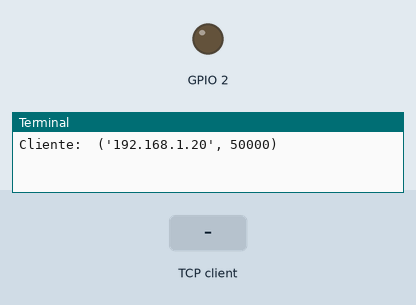
Simulated run of this program. Board: Raspberry Pi (BCM pin numbers). On the bench: output pins drawn as LEDs (lit = HIGH), the last lines printed to the terminal. Dashed ring = blinking. The inputs (shaded band) are chosen by the test bench. One TCP client connects 1 s after the port opens and stays connected.

Above: at 1.2 s.
1.3 s: the TCP client sends "d"
At 1.42 s:
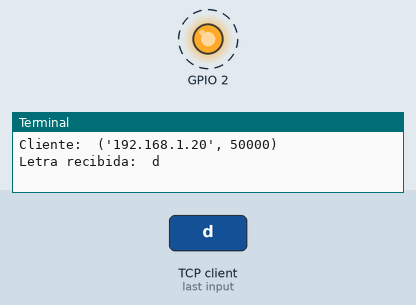
4.3 s: the TCP client sends "a"
7.3 s: the TCP client sends "b"
At 7.9 s:
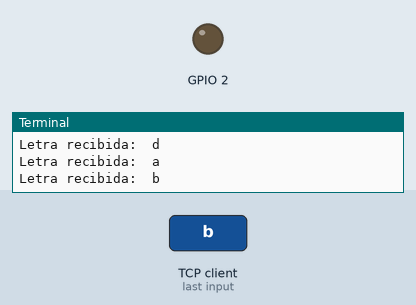
Timing chart, 0 to 10.3 s (numbered marks = the images above; inputs shaded):
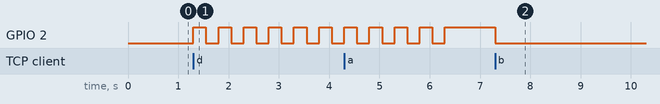

Measured:
- after the input at 1.3 s, GPIO 2: alternates HIGH for 0.25 s and LOW for 0.25 s, starting at once
- after the input at 7.3 s, GPIO 2: HIGH → LOW at once

The program:

socket2.py
```python
import RPi.GPIO as GPIO
import socket
import time

s = socket.socket(socket.AF_INET, socket.SOCK_STREAM)
s.bind(("192.168.8.133", 2020))
s.listen(10)
sc,addr = s.accept()
print("Cliente: ", addr)
GPIO.setmode(GPIO.BCM)
GPIO.setup(2,GPIO.OUT)
continuar = True
parp      = True

while continuar == True:
    mensaje = sc.recv(64)
    m = str(mensaje)[2]
    print("Letra recibida: ", m)
    if m == "a":
        GPIO.output(2,GPIO.HIGH)

    elif m == "b":
        GPIO.output(2,GPIO.LOW)

    elif m == "d":
        for i in range(10):
            GPIO.output(2,GPIO.HIGH)
            time.sleep(0.25)
            GPIO.output(2,GPIO.LOW)
            time.sleep(0.25)

    if m == "c":
        continuar = False

sc.close()
s.close()
print("Fin del programa")
```
